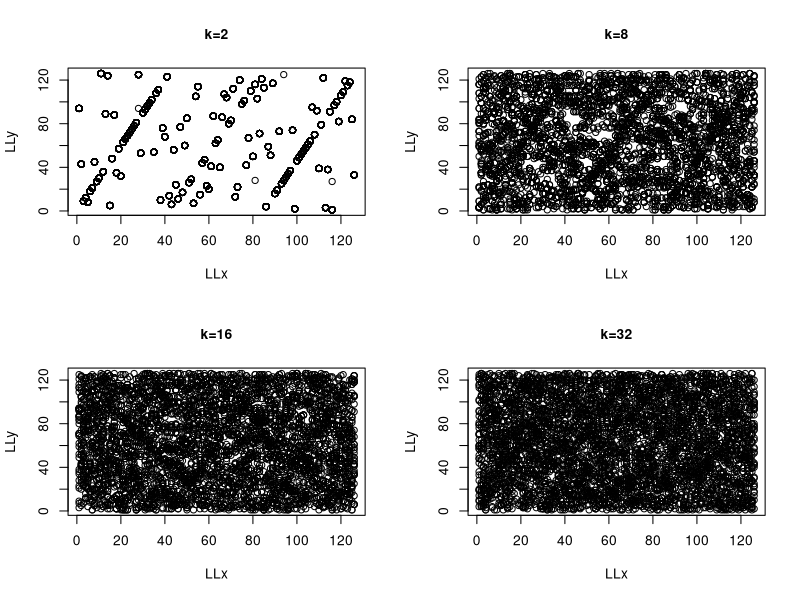
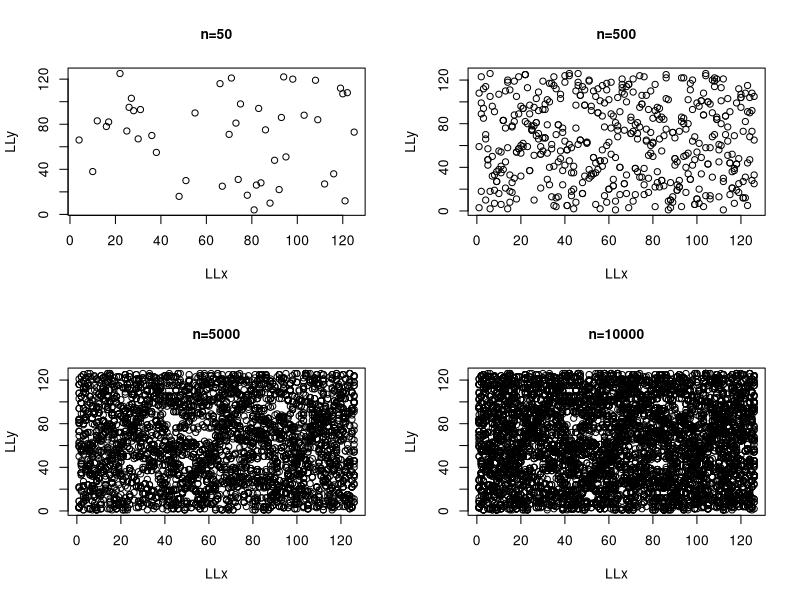
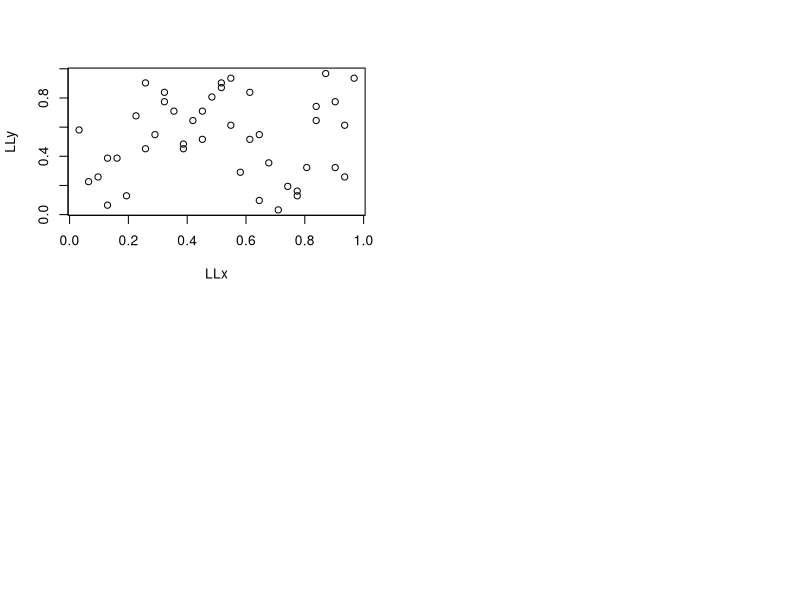

Recreate these plots in R, in order. (Note: a time limit stopped this script after it produced the figures.)


ifactor <- function(n) 
{ 
    LL <- NULL; 
    f <- 2; 
    while(f <= n^0.5) 
    { 
        found <- F; 
        c <- 0; 
        while(n%%f == 0) 
        { 
            c <- c+1; 
            found <- T; 
            n <- n/f; 
        } 
        if(found) 
            LL <- rbind(LL, c(f,c)); 
        if(f==2) {f <- f+1;} else {f <- f+2;} 
    } 
    if(n >1) 
        { LL <- rbind(LL, c(n,1)); } 
LL
} 



    

phi <- function(m)
{
    mm <- m;
    LL <- ifactor(m); 
    nf <- nrow(LL);  
    for (i in 1:nf) 
    { 
        q <- LL[i,1];  
        mm <- mm/q*(q-1); 
    } 
    mm
}



is_even <- function(n) 
{ if(n%%2 == 0) return (TRUE) else return (FALSE) } 

  is_even(123)

 is_even(1234)






#version 2
is_prime <- function(n) 
{ 
    LL <- ifactor(n) 
    return (nrow(LL)==1 && LL[1,2]==1); 
} 

###NOTE: may cause overflow, if m is too large (e.g m > W^0.5=2^16) 
###computes  a^(m-1)/q using the reccurence relation#######
power_mod <- function(a,n,m) 
{ 
    if (n==0)  {return (1);} 
    if (n==1) {return (a%%m);} 
    if(is_even(n)) 
        { aa <- power_mod(a,n/2,m); aa <- aa^2%%m; return(aa);} 
    else 
        { aa <- power_mod(a,(n-1)/2,m); aa <- aa^2%%m;  aa <- (a*aa)%%m; return(aa);} 
} 




##computing a*b%m, b< m^0.5 can avoid overflow
mulmod <- function(a,b,m)
{
R <- m%%a
Q <- (m-R)/a
if(Q >0) 
  {
    B <- b%%Q
    A <-  (b-B)/Q
  }
else
    {
    B <- b
    A <- 0
    }
return(a*B-R*A)   
}


igcd <- function(m, n) 
{ 
    L <- max(abs(m),abs(n)); 
    S <- min(abs(m),abs(n)); 
    while(S >0) 
        { 
            R <- L%%S; if(R == 0) {return(S)}; 
            L <- S; 
            S <- R; 
        } 
}



rel_prime <- function(m,n) 
{ return( igcd(m,n)==1); } 

 

###Note: may fail if m is too large.....
is_primitive <- function(a,m) 
{ 
    if(!(is_prime(m))) {return(FALSE);} 
    if(!(rel_prime(a,m))) {return(FALSE);} 
    LL <- ifactor(m-1); nf <- nrow(LL);  
    for (i in 1:nf) 
    { 
        q <- LL[i,1];  
        qq <- power_mod(a, (m-1)/q,m);  
        if (qq == 1) {return(FALSE);} 
    } 
    return(TRUE); 
} 

 
#find the first primitive root >= a
primroot <- function(a,m) 
{ 
    if(!(is_prime(m))) {return(FALSE);} 
    i <- a; 
    while (!is_primitive(i,m)) {i <- i+1;} 
    return(i); 
}




primroot_all <- function(m) 
{ 
    if(!(is_prime(m))) {return(FALSE);} 
    a <- primroot(2,m); # a is the smallest primitive root
    L <- NULL; 
    for (c in 1:(m-1))
        {
        if(rel_prime(c, m-1))
            {
                B <- power_mod(a, c, m); 
                L <- append(L, B);
            }
        }
L
}

 primroot_all(127)
 

 PRIM127 <- primroot_all(127)
length(PRIM127)



LCG <- function(x, B, m)
{
(x*B)%%m
}

LCG_m <- function(x, B, m)
{
mulmod(B, x, m)
}


LCG_seq  <- function(x0, B, m, n)
{
    x <- x0
    L <- NULL
    for (i in 1:n)
    {
        x <- LCG(x, B, m)
        L <- append(L, x)
    }
    L
}



LCG_seq(3, 9, 31, 31)


########################################
###BAYS-DURHAM SHIFTING GENERATOR




Bays_Durham<-function(k,x0, B, m, n)
{

LL <- LCG_seq(x0, B, m, n)

   L1<-LL
   L2<-L1[k+1]


   L3<-L2

  for (i in 1:length(LL))

   {


   t<-L2%%k+1

  
   L2<-L1[t]

  
    L3<-append(L3,L2)
  
   L1[t]<-L1[k+i+1]
   }
       L3
               
            }



y=Bays_Durham(8,9, 3, 31, 310)



plot_Bays<-function(k,x0, B, m, n)
{
L3<-Bays_Durham(k,x0, B, m, n)

LLx <- L3[1:length(L3)-1]
LLy <- L3[2:length(L3)]
plot(LLx, LLy, type="p")

}

par(mfrow=c(2,2))
plot_Bays(2,9, 3, 127, 5000)
title(main = list(paste("k=2"),col="black", cex = 1.0)) 
plot_Bays(8,9, 3, 127, 5000)
title(main = list(paste("k=8"),col="black", cex = 1.0)) 
plot_Bays(16,9, 3, 127, 5000)
title(main = list(paste("k=16"),col="black", cex = 1.0)) 
plot_Bays(32,9, 3, 127, 5000)
title(main = list(paste("k=32"),col="black", cex = 1.0))
 
par(mfrow=c(2,2))
plot_Bays(8,9, 3, 127, 50)
title(main = list(paste("n=50"),col="black", cex = 1.0)) 
plot_Bays(8,9, 3, 127, 500)
title(main = list(paste("n=500"),col="black", cex = 1.0)) 
plot_Bays(8,9, 3, 127, 5000)
title(main = list(paste("n=5000"),col="black", cex = 1.0)) 
plot_Bays(8,9, 3, 127, 10000)
title(main = list(paste("n=10000"),col="black", cex = 1.0))






#random U(0,1) sequence
LCG_u_seq  <- function(x0, B, m, n)
{
    x <- x0
    L <- NULL
    for (i in 1:n)
    {
        x <- LCG(x, B, m)
        L <- append(L, x/m)
    }
    L
}

LL <- LCG_u_seq(1, 3, 127, 127)


U<-function(k,x0, B, m, n)
{
for (i in 1:(n-7))
{
X1<- Bays_Durham(k,x0, B, m, n)
X2<- (1/m)*X1

X3<-X2
}
 
X3
  }
U(8,9, 3, 31, 50)
length(U)
plot_U<-function(k,x0, B, m, n)
{
L3<-U(k,x0, B, m, n)

LLx <- L3[1:length(LL)-1]
LLy <- L3[2:length(LL)]
plot(LLx, LLy, type="p")

}
plot_U(8,9, 3, 31, 50)

par(mfrow=c(2,2))
plot_U(2,9, 3, 127, 5000)
title(main = list(paste("k=2"),col="black", cex = 1.0)) 
plot_U(8,9, 3, 127, 5000)
title(main = list(paste("k=8"),col="black", cex = 1.0)) 
plot_U(16,9, 3, 127, 5000)
title(main = list(paste("k=16"),col="black", cex = 1.0)) 
plot_U(32,9, 3, 127, 5000)
title(main = list(paste("k=32"),col="black", cex = 1.0))

par(mfrow=c(2,2))
plot_U(8,9, 3, 127, 50)
title(main = list(paste("n=50"),col="black", cex = 1.0)) 
plot_U(8,9, 3, 127, 500)
title(main = list(paste("n=500"),col="black", cex = 1.0)) 
plot_U(8,9, 3, 127, 5000)
title(main = list(paste("n=5000"),col="black", cex = 1.0)) 
plot_U(8,9, 3, 127, 10000)
title(main = list(paste("n=10000"),col="black", cex = 1.0))
